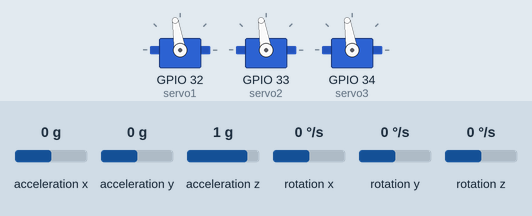
The sketch below on a simulated ESP32. On the bench: 3 × servo. Wiring (inferred from the names in the program): MPU-6050 motion sensor at I2C address 0x68. The test bench sets the inputs (shaded band); at power-on: acceleration x 0 g, acceleration z 1 g, rotation y 0 °/s, acceleration y 0 g, rotation x 0 °/s, rotation z 0 °/s. What the sketch prints to the serial monitor is not drawn.

Above: at 1.3 s.
1.4 s: acceleration x set to -1.4 g
4.4 s: acceleration z set to -1.4 g
At 6.5 s:
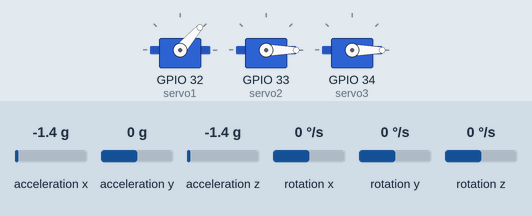
7.4 s: rotation y set to -192 °/s
10.4 s: acceleration x set to 0 g
At 13.2 s:
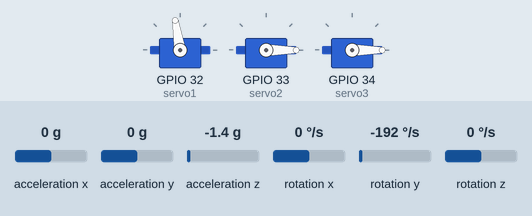
13.4 s: rotation y set to 100 °/s
At 14.08 s:
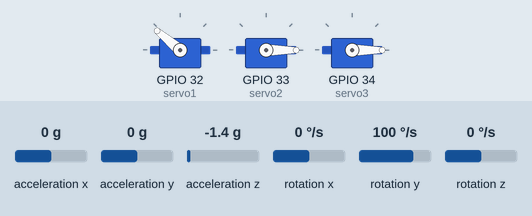
16.4 s: acceleration y set to -0.2 g
At 17.2 s:
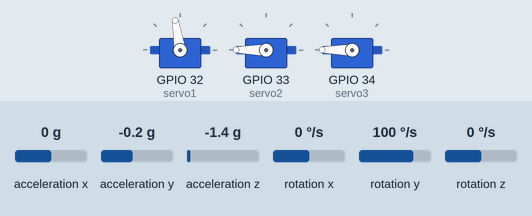
Timing chart, 0 to 18.9 s (numbered marks = the images above; inputs shaded):
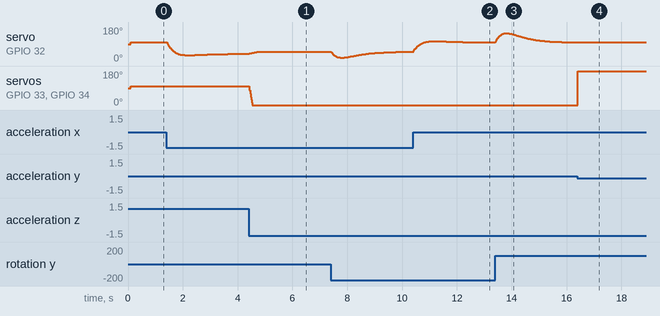

The sketch:

finla_last.ino
```cpp
#include <ESP32_Servo.h>

#include <PID_v1_bc.h>
#include <Kalman.h>
#include <Wire.h>

#define RESTRICT_PITCH

Kalman kalmanX; // Create the Kalman instances
Kalman kalmanY;

/* IMU Data */
double accX, accY, accZ;
double gyroX, gyroY, gyroZ;

Servo servo1;
Servo servo2;
Servo servo3;


double gyroXangle, gyroYangle; // Angle calculate using the gyro only
double compAngleX, compAngleY; // Calculated angle using a complementary filter
double kalAngleX, kalAngleY; // Calculated angle using a Kalman filter

uint32_t timer;
uint8_t i2cData[14]; // Buffer for I2C data

//PID data X
double SetpointX ,InputX,OutputX ;
double KpX =1.1, KiX = 0.00000005, KdX = 0.0000005;
PID PIDX(&InputX , &OutputX , &SetpointX , KpX, KiX , KdX, DIRECT) ;

// PID data Y
double SetpointY ,InputY,OutputY ;
double KpY = 1.1, KiY = 0.00000005 , KdY = 0.0000005;
PID PIDY(&InputY , &OutputY , &SetpointY , KpY, KiY , KdY, DIRECT) ;

// TODO: Make calibration routine

void setup() {
  Serial.begin(115200);
  Wire.begin();
  servo1.attach(32);
  servo2.attach(33);
  servo3.attach(34);

#if ARDUINO >= 157
  Wire.setClock(400000UL); // Set I2C frequency to 400kHz
#else
  TWBR = ((F_CPU / 400000UL) - 16) / 2; // Set I2C frequency to 400kHz
#endif

  i2cData[0] = 7; // Set the sample rate to 1000Hz - 8kHz/(7+1) = 1000Hz
  i2cData[1] = 0x00; // Disable FSYNC and set 260 Hz Acc filtering, 256 Hz Gyro filtering, 8 KHz sampling
  i2cData[2] = 0x00; // Set Gyro Full Scale Range to 250deg/s
  i2cData[3] = 0x00; // Set Accelerometer Full Scale Range to 2g
  while (i2cWrite(0x19, i2cData, 4, false)); // Write to all four registers at once
  while (i2cWrite(0x6B, 0x01, true)); // PLL with X axis gyroscope reference and disable sleep mode

  while (i2cRead(0x75, i2cData, 1));
  if (i2cData[0] != 0x68) { // Read "WHO_AM_I" register
    Serial.print(F("Error reading sensor"));
    while (1);
  }

  delay(100); // Wait for sensor to stabilize

  /* Set kalman and gyro starting angle */
  while (i2cRead(0x3B, i2cData, 6));
  accX = (int16_t)((i2cData[0] << 8) | i2cData[1]);
  accY = (int16_t)((i2cData[2] << 8) | i2cData[3]);
  accZ = (int16_t)((i2cData[4] << 8) | i2cData[5]);


#ifdef RESTRICT_PITCH // Eq. 25 and 26
  double roll  = atan2(accY, accZ) * RAD_TO_DEG;
  double pitch = atan(-accX / sqrt(accY * accY + accZ * accZ)) * RAD_TO_DEG;
#else // Eq. 28 and 29
  double roll  = atan(accY / sqrt(accX * accX + accZ * accZ)) * RAD_TO_DEG;
  double pitch = atan2(-accX, accZ) * RAD_TO_DEG;
#endif

  kalmanX.setAngle(roll); // Set starting angle
  kalmanY.setAngle(pitch);
  gyroXangle = roll;
  gyroYangle = pitch;
  compAngleX = roll;
  compAngleY = pitch;
  timer = micros();

  // The desired value
  SetpointX = 90;
  SetpointY = 90;

  servo1.write(0);
  servo2.write(0);
  servo3.write(0);


  //Turn the PID
  PIDX.SetMode(AUTOMATIC);
  PIDY.SetMode(AUTOMATIC);
  PIDX.SetSampleTime(10);
  PIDY.SetSampleTime(10);
}

void loop() {
  // Read all the values from the MPU6050 sensor, calculates the angles and filters them
  mpuKalman();

   // The desired value
  SetpointX = 90;
  SetpointY = 90;


  InputX = kalAngleX;
  InputY = kalAngleY;

  if(InputX < -90.0 ) {
    InputX = -90.0 ;
  } else if (InputX > 90.0) {
    InputX = 90.0 ;
  }

  if(InputY < -90.0 ) {
    InputY = -90.0 ;
  } else if (InputY > 90.0) {
    InputY = 90.0 ;
  }

  //Compute the Output
  PIDX.Compute();
  PIDY.Compute();

  servo1.write(OutputY);
  servo2.write(OutputX);
  servo3.write(OutputX);


  /* Print Data */

  Serial.print(InputX); Serial.print("\t");
  Serial.print(InputY); Serial.print("\t");
  Serial.print(SetpointY); Serial.print("\t");
  Serial.print(OutputX); Serial.print("\t");
  Serial.println(OutputY); Serial.print("\t");


}

// Read all the values from the MPU6050 sensor, calculates the angles and filters them
void mpuKalman() {
  /* Update all the values */
  while (i2cRead(0x3B, i2cData, 14));
  accX = (int16_t)((i2cData[0] << 8) | i2cData[1]);
  accY = (int16_t)((i2cData[2] << 8) | i2cData[3]);
  accZ = (int16_t)((i2cData[4] << 8) | i2cData[5]);
  gyroX = (int16_t)((i2cData[8] << 8) | i2cData[9]);
  gyroY = (int16_t)((i2cData[10] << 8) | i2cData[11]);
  gyroZ = (int16_t)((i2cData[12] << 8) | i2cData[13]);;

  double dt = (double)(micros() - timer) / 1000000; // Calculate delta time
  timer = micros();


  // It is then converted from radians to degrees
#ifdef RESTRICT_PITCH
  double roll  = atan2(accY, accZ) * RAD_TO_DEG;
  double pitch = atan(-accX / sqrt(accY * accY + accZ * accZ)) * RAD_TO_DEG;
#else // Eq. 28 and 29
  double roll  = atan(accY / sqrt(accX * accX + accZ * accZ)) * RAD_TO_DEG;
  double pitch = atan2(-accX, accZ) * RAD_TO_DEG;
#endif

  double gyroXrate = gyroX / 131.0; // Convert to deg/s
  double gyroYrate = gyroY / 131.0; // Convert to deg/s

#ifdef RESTRICT_PITCH
  // This fixes the transition problem when the accelerometer angle jumps between -180 and 180 degrees
  if ((roll < -90 && kalAngleX > 90) || (roll > 90 && kalAngleX < -90)) {
    kalmanX.setAngle(roll);
    compAngleX = roll;
    kalAngleX = roll;
    gyroXangle = roll;
  } else
    kalAngleX = kalmanX.getAngle(roll, gyroXrate, dt); // Calculate the angle using a Kalman filter

  if (abs(kalAngleX) > 90)
    gyroYrate = -gyroYrate; // Invert rate, so it fits the restriced accelerometer reading
  kalAngleY = kalmanY.getAngle(pitch, gyroYrate, dt);
#else
  // This fixes the transition problem when the accelerometer angle jumps between -180 and 180 degrees
  if ((pitch < -90 && kalAngleY > 90) || (pitch > 90 && kalAngleY < -90)) {
    kalmanY.setAngle(pitch);
    compAngleY = pitch;
    kalAngleY = pitch;
    gyroYangle = pitch;
  } else
    kalAngleY = kalmanY.getAngle(pitch, gyroYrate, dt); // Calculate the angle using a Kalman filter

  if (abs(kalAngleY) > 90)
    gyroXrate = -gyroXrate; // Invert rate, so it fits the restriced accelerometer reading
  kalAngleX = kalmanX.getAngle(roll, gyroXrate, dt); // Calculate the angle using a Kalman filter
#endif

  gyroXangle += gyroXrate * dt; // Calculate gyro angle without any filter
  gyroYangle += gyroYrate * dt;
  //gyroXangle += kalmanX.getRate() * dt; // Calculate gyro angle using the unbiased rate
  //gyroYangle += kalmanY.getRate() * dt;

  compAngleX = 0.93 * (compAngleX + gyroXrate * dt) + 0.07 * roll; // Calculate the angle using a Complimentary filter
  compAngleY = 0.93 * (compAngleY + gyroYrate * dt) + 0.07 * pitch;

  // Reset the gyro angle when it has drifted too much
  if (gyroXangle < -180 || gyroXangle > 180)
    gyroXangle = kalAngleX;
  if (gyroYangle < -180 || gyroYangle > 180)
    gyroYangle = kalAngleY;

}


const uint8_t IMUAddress = 0x68; // AD0 is logic low on the PCB
const uint16_t I2C_TIMEOUT = 1000; // Used to check for errors in I2C communication

uint8_t i2cWrite(uint8_t registerAddress, uint8_t data, bool sendStop) {
  return i2cWrite(registerAddress, &data, 1, sendStop); // Returns 0 on success
}

uint8_t i2cWrite(uint8_t registerAddress, uint8_t *data, uint8_t length, bool sendStop) {
  Wire.beginTransmission(IMUAddress);
  Wire.write(registerAddress);
  Wire.write(data, length);
  uint8_t rcode = Wire.endTransmission(sendStop); // Returns 0 on success
  if (rcode) {
    Serial.print(F("i2cWrite failed: "));
    Serial.println(rcode);
  }
  return rcode; // See: http://arduino.cc/en/Reference/WireEndTransmission
}

uint8_t i2cRead(uint8_t registerAddress, uint8_t *data, uint8_t nbytes) {
  uint32_t timeOutTimer;
  Wire.beginTransmission(IMUAddress);
  Wire.write(registerAddress);
  uint8_t rcode = Wire.endTransmission(false); // Don't release the bus
  if (rcode) {
    Serial.print(F("i2cRead failed: "));
    Serial.println(rcode);
    return rcode;
  }
  Wire.requestFrom(IMUAddress, nbytes, (uint8_t)true); // Send a repeated start and then release the bus after reading
  for (uint8_t i = 0; i < nbytes; i++) {
    if (Wire.available())
      data[i] = Wire.read();
    else {
      timeOutTimer = micros();
      while (((micros() - timeOutTimer) < I2C_TIMEOUT) && !Wire.available());
      if (Wire.available())
        data[i] = Wire.read();
      else {
        Serial.println(F("i2cRead timeout"));
        return 5; // This error value is not already taken by endTransmission
      }
    }
  }
  return 0; // Success
}
```

Measured:
- the behaviour switches between 0 and -0.1 g on acceleration y (found by bisection; images 3 and 4)
- after the input at 4.4 s, servo on GPIO 33 (servo2), servo on GPIO 34 (servo3): 99° → 0° at once
- after the input at 10.4 s, servo on GPIO 32 (servo1): rises from 49° to 105° in 0.66 s, then falls to 99° in 1.5 s
- after the input at 13.4 s, servo on GPIO 32 (servo1): rises from 99° to 147° in 0.35 s, then falls to 99° in 2.4 s
- after the input at 16.4 s, servo on GPIO 33 (servo2), servo on GPIO 34 (servo3): 0° → 180° at once
